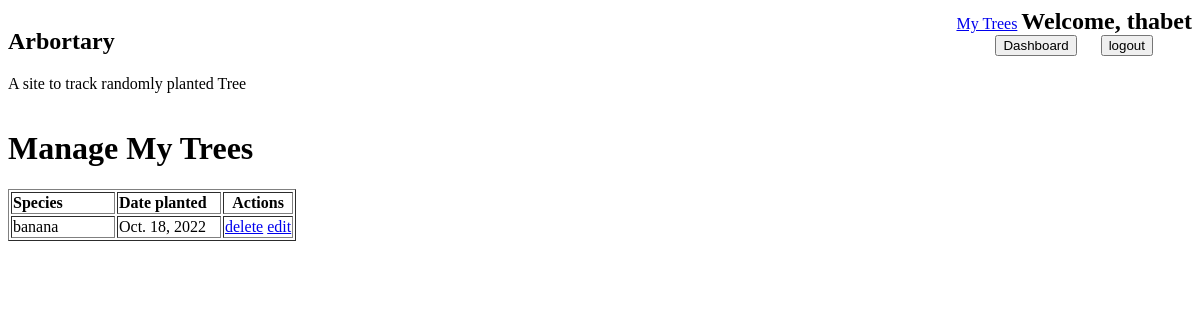
Page /user/account (signed in) on the earlier database version.
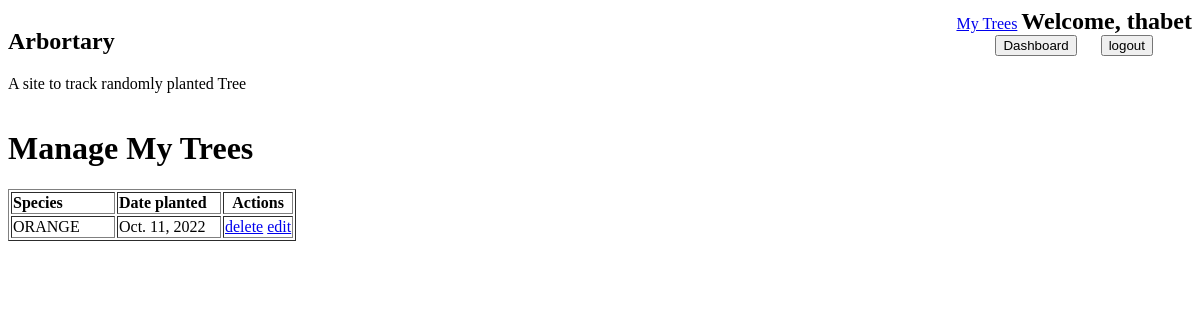
Same page on the later database version.
### app/models.py (models this page shows)
class Trees(models.Model):
    Species=models.CharField(max_length=255)
    location=models.CharField(max_length=255)
    reason=models.CharField(max_length=255)
    date_planted=models.DateField()
    user=models.ForeignKey(Users,related_name="trees", on_delete = models.CASCADE)
    created_at=models.DateTimeField(auto_now_add=True)
    updated_at=models.DateTimeField(auto_now=True)
    objects=TreeManager()
    visitors=models.ManyToManyField(Users,related_name='user_visitors',null=True)

### app/views.py (the view)
# urls.py: path('user/account',views.myTrees),
def myTrees(request):
    if "Uid" in request.session:
        context={'user':Users.objects.get(id=request.session['Uid'])
        }
        return render(request,'mytree.html',context)
    else:
        return redirect('/')

### app/templates/mytree.html (shortened to what this page needs)
<!DOCTYPE html>
<html lang="en">
<head>
</head>
<body>
    <header>
        <div>
            <h2>Arbortary</h2>
            <p>A site to track randomly planted Tree</p>
        </div>
        <div>
            <div>
                <a href="/user/account">My Trees</a>
                <h2 style="display:inline;">Welcome, {{user.first_name}}</h2>
            </div>
            <div style="text-align:center ;"><a href="/logged" style="display: inline; margin-right: 20px;"><button>Dashboard</button></a>
                <a href="/logout" style="display:inline ;"><button>logout</button></a>
            </div>
        </div>
    </header>
    <h1>Manage My Trees</h1>
    <table border="1">
        <thead>
            <th style="width:100px;text-align: start;" >Species</th>
            <th style="width:100px;text-align: start;">Date planted</th>
            <th>Actions</th>
        </thead>
        {%for tree in user.trees.all%}
        <tr>
            <td>{{tree.Species}}</td>
            <td>{{tree.date_planted}}</td>
            <td><a href="/delete/{{tree.id}}" style="display: inline ;">delete</a> <a href="/edit/{{tree.id}}" style="display: inline;">edit</a></td>
        </tr>
        {%endfor%}
    </table>
</body>
</html>

Differences in the rows shown:
removed Trees: Species "banana", date_planted "Oct. 18, 2022"
added Trees: Species "ORANGE", date_planted "Oct. 11, 2022"
